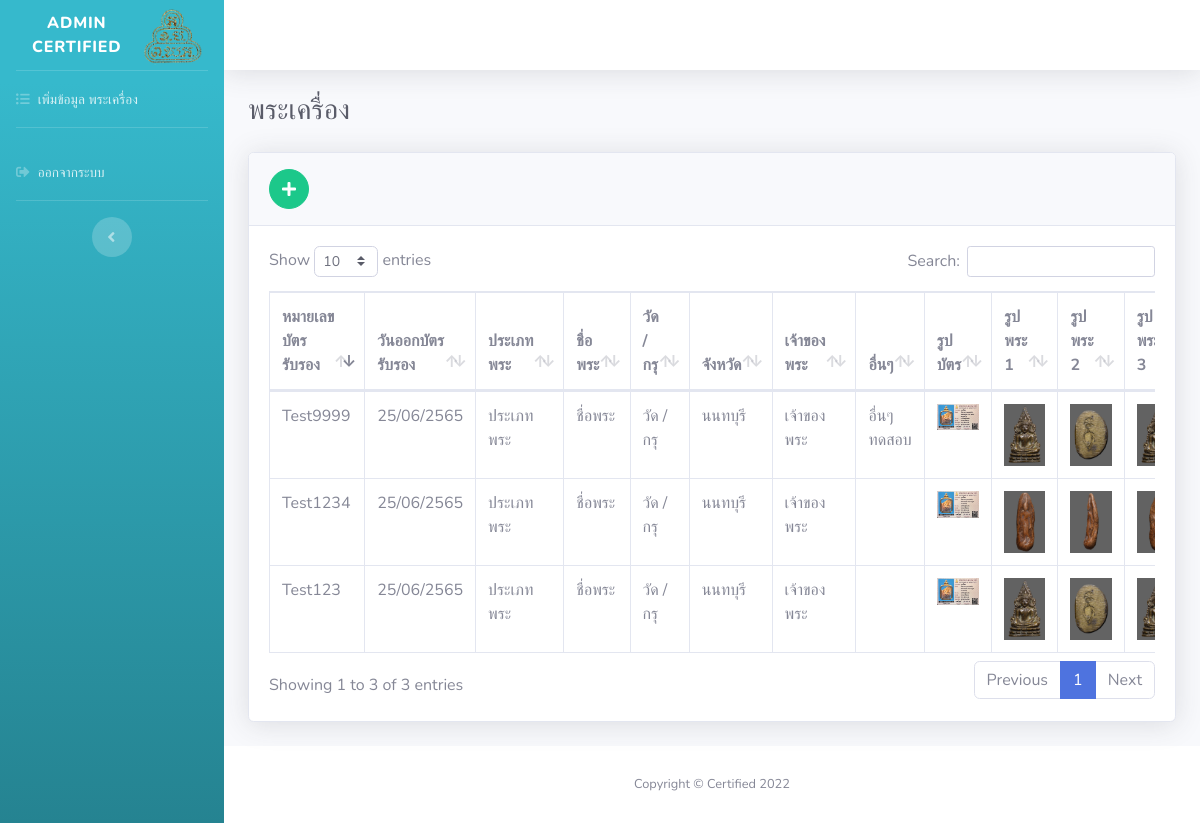
Screenshot of /admin/index.php?cer (signed in) with the database file from the repository.
### tables this page shows
CREATE TABLE `cer` (
  `id_cer` int(11) NOT NULL AUTO_INCREMENT,
  `id_card` varchar(250) NOT NULL,
  `cer_start` varchar(250) NOT NULL,
  `cer_m_type` varchar(250) NOT NULL,
  `cer_m_name` varchar(250) NOT NULL,
  `cer_temple` varchar(250) NOT NULL,
  `cer_province` varchar(250) NOT NULL,
  `cer_name` varchar(250) NOT NULL,
  `cer_other` varchar(250) NOT NULL,
  `cer_img` varchar(250) NOT NULL,
  `cer_img_1` varchar(250) NOT NULL,
  `cer_img_2` varchar(250) NOT NULL,
  `cer_img_3` varchar(250) NOT NULL,
  `cer_img_4` varchar(250) NOT NULL COMMENT '\n',
  `cer_creat_at` timestamp NOT NULL DEFAULT CURRENT_TIMESTAMP ON UPDATE CURRENT_TIMESTAMP,
  PRIMARY KEY (`id_cer`)
);

### admin/home.php (the view, shortened to what this page needs)
<h1 class="h3 mb-4 text-gray-800">พระเครื่อง</h1>
<?php if (isset($_GET['add'])) { ?>
    <div class="card shadow mb-4">
        <div class="card-header py-3">
            <h6 class="m-0 font-weight-bold text-primary">เพิ่มข้อมูล พระเครื่อง</h6>
        </div>
        <div class="card-body">
            <form action="?cer&add_db" method="post">
                <div class="mb-3">
                    <label for="id_card" class="form-label">หมายเลขบัตรรับรอง</label>
                    <input type="text" class="form-control" id="id_card" name="id_card" autocomplete="off" required>
                </div>
                <div class="mb-1">
                    <label for="cer_start" class="form-label">วันออกบัตรรับรอง</label>
                    <input type="text" class="form-control" id="datepicker" name="cer_start" autocomplete="off" required>
                </div>
                <div class="mb-3">
                    <label for="cer_m_type" class="form-label">ประเภทพระ</label>
                    <input type="text" class="form-control" id="cer_m_type" name="cer_m_type" autocomplete="off" required>
                </div>
                <div class="mb-3">
                    <label for="cer_m_name" class="form-label">ชื่อพระ</label>
                    <input type="text" class="form-control" id="cer_m_name" name="cer_m_name" autocomplete="off" required>
                </div>
                <div class="mb-3">
                    <label for="cer_temple" class="form-label">วัด / กรุ</label>
                    <input type="text" class="form-control" id="cer_temple" name="cer_temple" autocomplete="off" required>
                </div>
                <div class="mb-3">
                    <label for="cer_province" class="form-label">จังหวัด</label>
                    <select type="text" class="form-control select2" name="cer_province" id="cer_province" placeholder="จังหวัด" required>
                        <option></option>
                    </select>
                </div>
                <div class="mb-3">
                    <label for="cer_name" class="form-label">เจ้าของพระ</label>
                    <input type="text" class="form-control" id="cer_name" name="cer_name" autocomplete="off" required>
                </div>
                <div class="mb-3">
                    <label for="cer_other" class="form-label">อื่นๆ</label>
                    <textarea class="form-control" id="cer_other" name="cer_other" autocomplete="off" required></textarea>
                </div>
                <div class="mb-3">
                    <label for="cer_img" class="form-label">รูปบัตร</label>
                    <div class='preview'>
                        <img src="" id="cer_img" style="width: 300px;height: 200px;">
                    </div>
                    <input type="file" name="pic_cer_img" id="pic_cer_img" accept=".png,.jpg,.jpeg" style="margin-left: 6rem;" />
                    <input type="hidden" name="cer_img" value="">
                </div>
                <div class="mb-3">
                    <label for="cer_img_1" class="form-label">รูปพระ 1</label>
                    <div class='preview'>
                        <img src="" id="cer_img_1" style="width: 300px;height: 200px;">
                    </div>
                    <input type="file" name="pic_cer_img_1" id="pic_cer_img_1" accept=".png,.jpg,.jpeg" style="margin-left: 6rem;" />
                    <input type="hidden" name="cer_img_1" value="">
                </div>
                <div class="mb-3">
                    <label for="cer_img_2" class="form-label">รูปพระ 2</label>
                    <div class='preview'>
                        <img src="" id="cer_img_2" style="width: 300px;height: 200px;">
                    </div>
                    <input type="file" name="pic_cer_img_2" id="pic_cer_img_2" accept=".png,.jpg,.jpeg" style="margin-left: 6rem;" />
                    <input type="hidden" name="cer_img_2" value="">
                </div>
                <div class="mb-3">
                    <label for="cer_img_3" class="form-label">รูปพระ 3</label>
                    <div class='preview'>
                        <img src="" id="cer_img_3" style="width: 300px;height: 200px;">
                    </div>
                    <input type="file" name="pic_cer_img_3" id="pic_cer_img_3" accept=".png,.jpg,.jpeg" style="margin-left: 6rem;" />
                    <input type="hidden" name="cer_img_3" value="">
                </div>
                <div class="mb-3">
                    <label for="cer_img_4" class="form-label">รูปพระ 4</label>
                    <div class='preview'>
                        <img src="" id="cer_img_4" style="width: 300px;height: 200px;">
                    </div>
                    <input type="file" name="pic_cer_img_4" id="pic_cer_img_4" accept=".png,.jpg,.jpeg" style="margin-left: 6rem;" />
                    <input type="hidden" name="cer_img_4" value="">
                </div>
                <button type="submit" class="btn btn-primary">ตกลง</button>
                <a class="btn btn-danger" onclick="history.back()">ยกเลิก</a>
            </form>
        </div>
    </div>
    <?php } else {
    ?>
    <div class="card shadow mb-4">
        <div class="card-header py-3">
            <a href="?cer&add" class="btn btn-success btn-circle float-end">
                <i class="fa fa-plus" aria-hidden="true"></i>
            </a>
        </div>
        <div class="card-body">
            <div class="table-responsive">
                <table class="table table-bordered" id="dataTable" width="100%" cellspacing="0">
                    <thead>
                        <tr>
                            <th>หมายเลขบัตรรับรอง</th>
                            <th>วันออกบัตรรับรอง</th>
                            <th>ประเภทพระ</th>
                            <th>ชื่อพระ</th>
                            <th>วัด / กรุ</th>
                            <th>จังหวัด</th>
                            <th>เจ้าของพระ</th>
                            <th>อื่นๆ</th>
                            <th>รูปบัตร</th>
                            <th>รูปพระ 1</th>
                            <th>รูปพระ 2</th>
                            <th>รูปพระ 3</th>
                        </tr>
                    </thead>
                    <tbody>
                        <?php
                        $sql1 = "SELECT * FROM cer ";
                        $q1 = mysqli_query($conn, $sql1);
                        while ($row = mysqli_fetch_array($q1)) {
                            echo "<tr>";
                            echo "<td>" . $row['id_card'] . "</td>";
                            echo "<td>" . $row['cer_start'] . "</td>";
                            echo "<td>" . $row['cer_m_type'] . "</td>";
                            echo "<td>" . $row['cer_m_name'] . "</td>";
                            echo "<td>" . $row['cer_temple'] . "</td>";
                            echo "<td>" . $row['cer_province'] . "</td>";
                            echo "<td>" . $row['cer_name'] . "</td>";
                            echo "<td>" . $row['cer_other'] . "</td>";
                            echo "<td> <a href='../uploads/" . $row['cer_img'] . "' target='_blank'><img src='../uploads/" . $row['cer_img'] . "' class='img-fluid' ></a> </td>";
                            echo "<td> <a href='../uploads/" . $row['cer_img_1'] . "' target='_blank'><img src='../uploads/" . $row['cer_img_1'] . "' class='img-fluid' ></a> </td>";
                            echo "<td> <a href='../uploads/" . $row['cer_img_2'] . "' target='_blank'><img src='../uploads/" . $row['cer_img_2'] . "' class='img-fluid' ></a> </td>";
                            echo "<td> <a href='../uploads/" . $row['cer_img_3'] . "' target='_blank'><img src='../uploads/" . $row['cer_img_3'] . "' class='img-fluid' ></a> </td>";
                            echo "</tr>";
                        }
                        ?>
                    </tbody>
                </table>
            </div>
        </div>
    </div>
<?php } ?>

### rows the page displays
cer: id_card "Test123", cer_start "25/06/2565", cer_m_type "ประเภทพระ", cer_m_name "ชื่อพระ", cer_temple "วัด / กรุ", cer_province "นนทบุรี", cer_name "เจ้าของพระ", cer_img (picture), cer_img_1 (picture), cer_img_2 (picture), cer_img_3 (picture)
cer: id_card "Test1234", cer_start "25/06/2565", cer_m_type "ประเภทพระ", cer_m_name "ชื่อพระ", cer_temple "วัด / กรุ", cer_province "นนทบุรี", cer_name "เจ้าของพระ", cer_img (picture), cer_img_1 (picture), cer_img_2 (picture), cer_img_3 (picture)
cer: id_card "Test9999", cer_start "25/06/2565", cer_m_type "ประเภทพระ", cer_m_name "ชื่อพระ", cer_temple "วัด / กรุ", cer_province "นนทบุรี", cer_name "เจ้าของพระ", cer_other "อื่นๆ ทดสอบ", cer_img (picture), cer_img_1 (picture), cer_img_2 (picture), cer_img_3 (picture)
